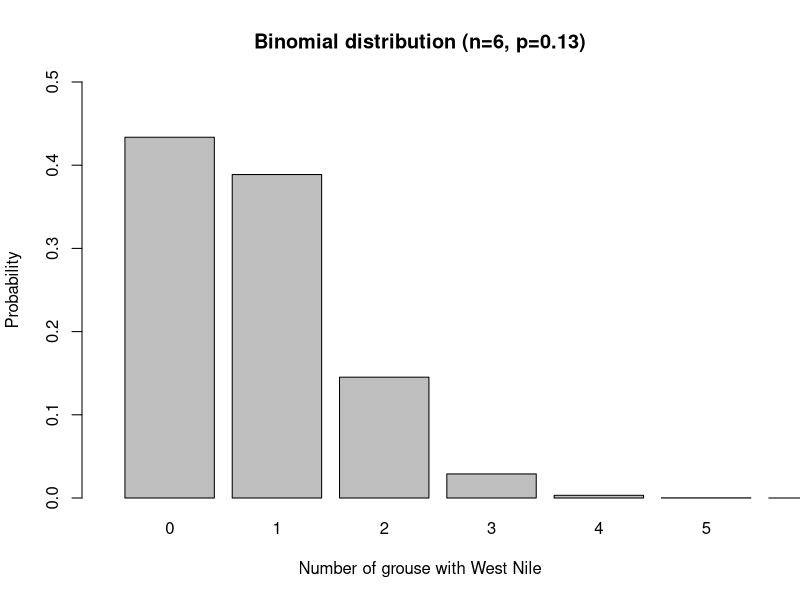
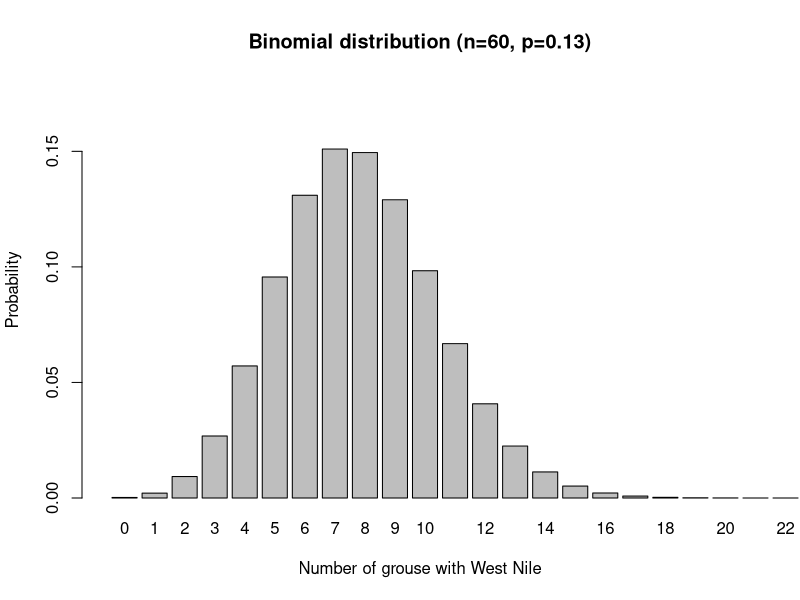
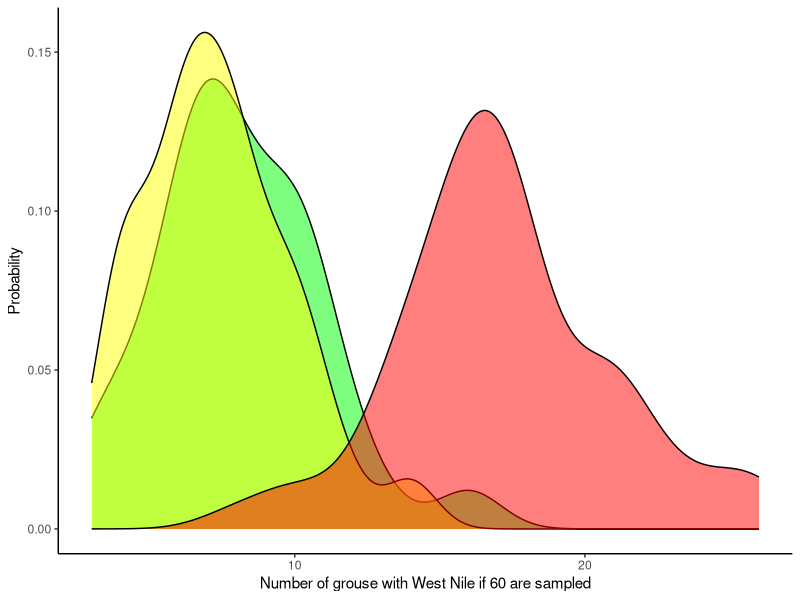

Source code (R) for these figures, in order:
## ---- chunk 1

library(knitr)
library(kableExtra)
library(tidyverse)
virus<-tribble(
  ~`State`, ~`Number of grouse sampled`, ~`Number of grouse with West Nile`, ~`Proportion of grouse with West Nile`,
  "Michigan", 213, 28, 0.13,
  "Minnesota", 273, 34, 0.12,
  "Wisconsin", 235, 68, 0.29 
  )

knitr::kable((virus[,]), caption = 'State results of West Nile occurrence in ruffed grouse.') %>% 
   kable_styling(bootstrap_options = "bordered",
                full_width = FALSE)
## ---- chunk 2
graph <- function(n,p,title,ymax,xmax){
  x <- dbinom(0:n,size=n,prob=p)
  barplot(x,ylim=c(0,ymax),xlim=c(0,xmax),
          names.arg=0:n,
          xlab="Number of grouse with West Nile",
          ylab="Probability",
         main=sprintf(paste(title)))
}

graph(6,0.13,"Binomial distribution (n=6, p=0.13)",0.5,7)
## ---- chunk 3
graph(60,0.13,"Binomial distribution (n=60, p=0.13)",0.18, 25)
## ---- chunk 4
library(tidyverse)

summarize.binomial.observations <- function(trials, theta, observations) {
  sample.space <- c(1,0)
  results <- 1:observations %>%
  map_int(function(x)
    as.integer(
      sum(
        sample(sample.space, size = trials, replace = TRUE, prob = c(theta, 1 - theta))
      )
    )
  )
  return(results)
}

summary.mich <- summarize.binomial.observations(60, 0.13, 60)
mich<- data.frame(virus <- summary.mich, state="Michigan") 
names(mich) <- c("virus", "state")

summary.minn <- summarize.binomial.observations(60, 0.12, 60)
minn<- data.frame(virus <- summary.minn, state="Minnesota") 
names(minn) <- c("virus", "state")

summary.wisc <- summarize.binomial.observations(60, 0.29, 60)
wisc<- data.frame(virus <- summary.wisc, state="Wisconsin") 
names(wisc) <- c("virus", "state")

gg <- rbind(mich, minn, wisc)

p.grouse<- ggplot() + 
  geom_density(aes(x = gg$virus, y = ..density.., fill=gg$state), alpha=0.5)+
  xlab("Number of grouse with West Nile if 60 are sampled")+
  ylab("Probability")+
   scale_fill_manual(values=c("green","yellow", "red"))+
  theme(panel.background = element_rect(fill = "NA"),
        axis.line = element_line(color="black"),
        legend.position="none")
p.grouse
